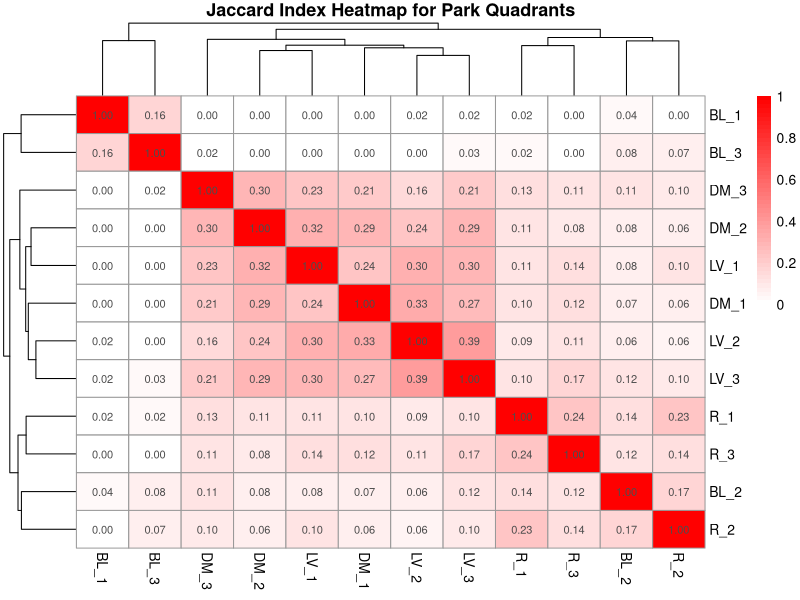
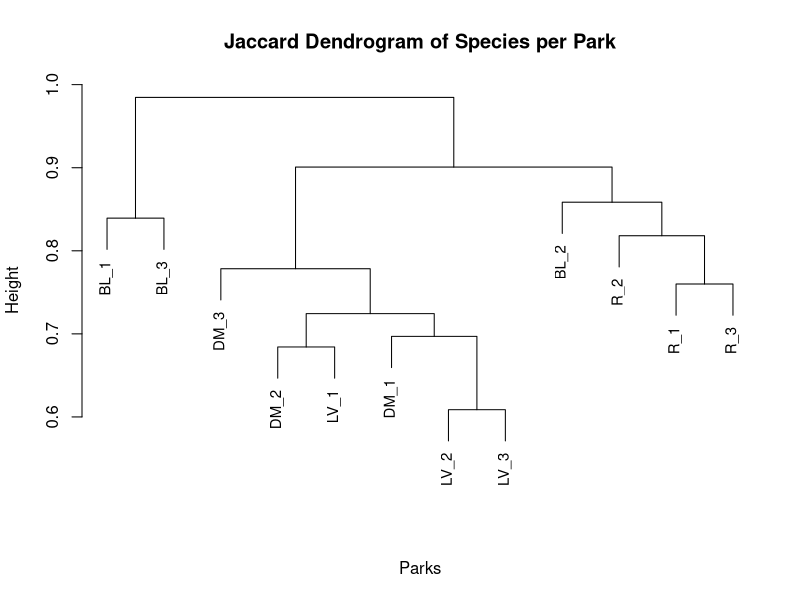
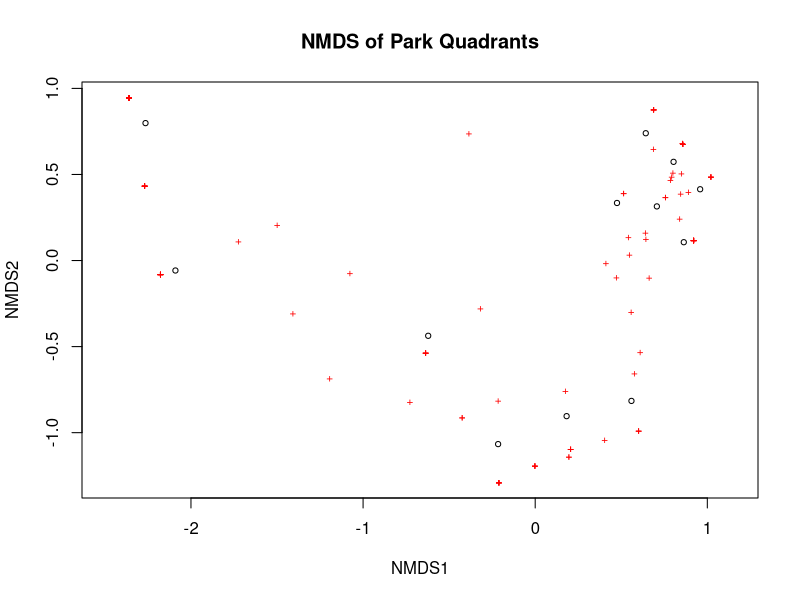
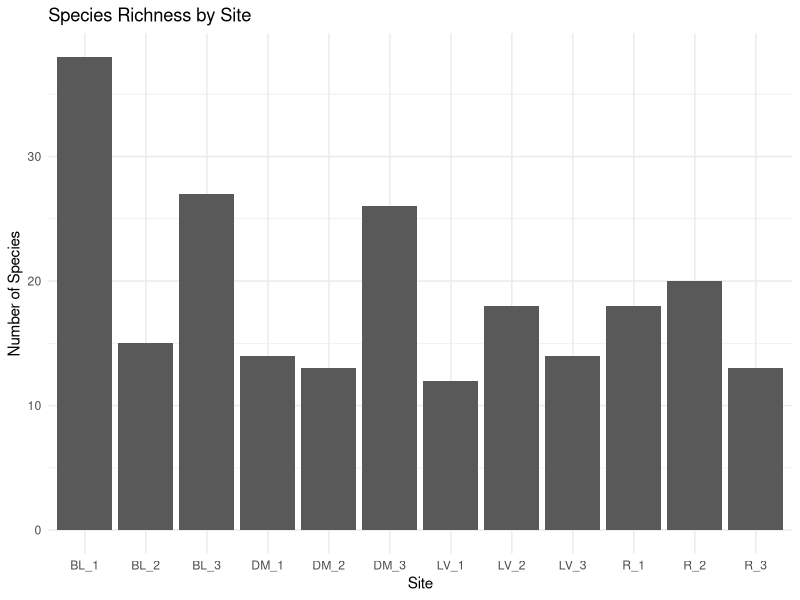
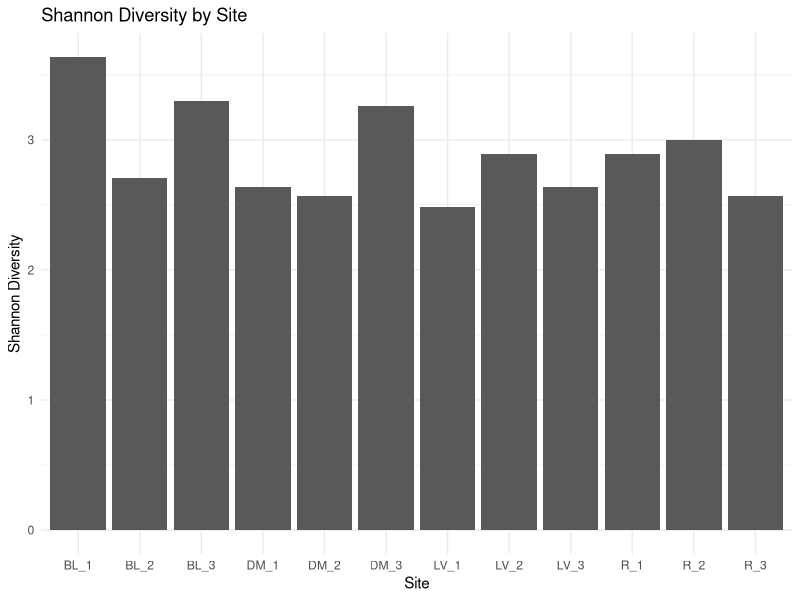
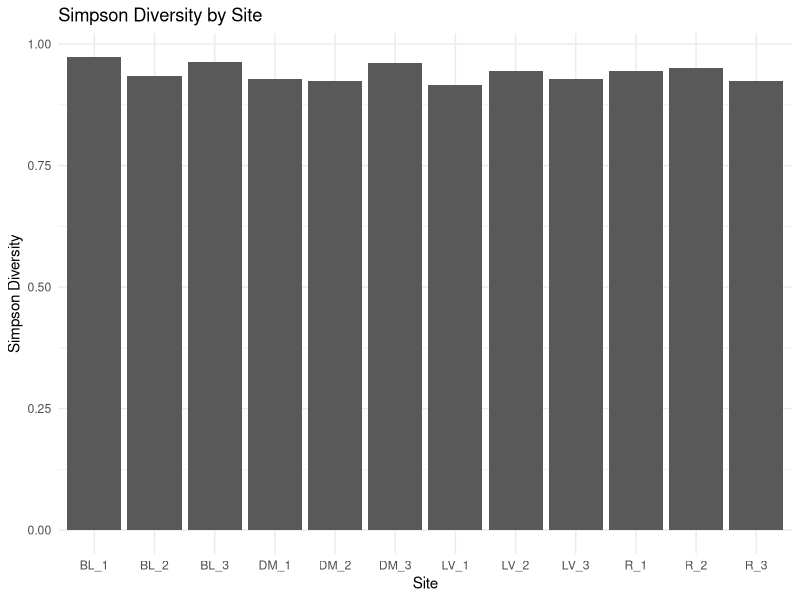
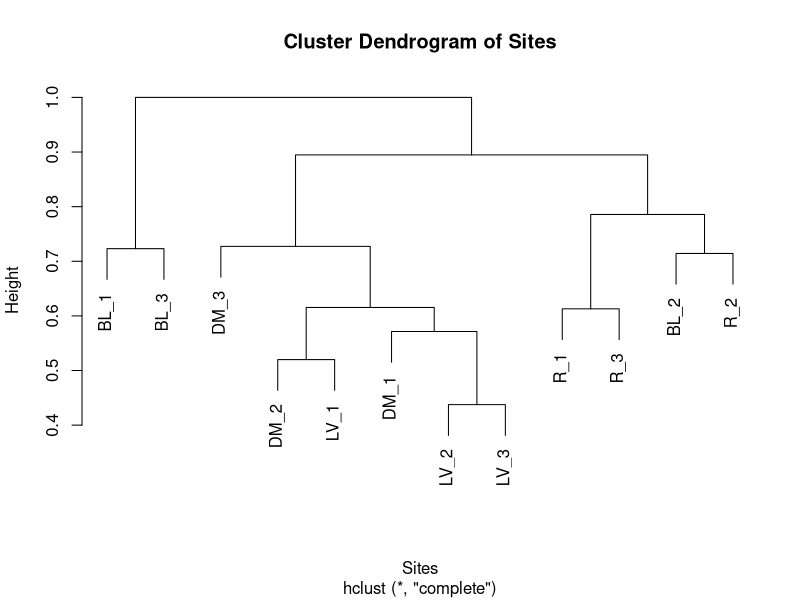
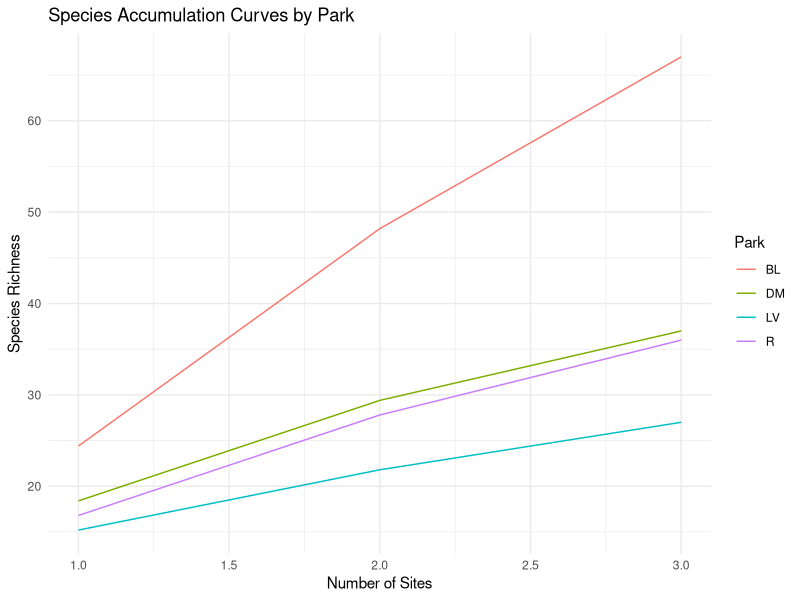

Generate these figures, in order, with R:
library(vegan)
library(pheatmap)
library(dplyr)
library(tidyr)
library(ggplot2)

data <- read.csv("data_flo.csv")

# merge park and quadrat
pa_data <- data %>%
  mutate(park_quadrat = paste(Au, Quadrat, sep = "_"))

# presence/absence table
presence_absence <- pa_data %>%
  select(park_quadrat, Espece) %>%
  distinct() %>%  # rm duplicates
  mutate(presence = 1) %>%
  pivot_wider(names_from = Espece, values_from = presence, values_fill = list(presence = 0))

# change the type of presence_absnce from tibble
presence_absence <- as.data.frame(presence_absence)
rownames(presence_absence) <- presence_absence$park_quadrat
presence_absence <- presence_absence[, -1]

head(presence_absence)

# (forgot why i did that, im clearly not using it)
data_ji <- read.csv("presence_absence.csv", row.names = 1)

# Compute Jaccard distance and convert to similarity matrix
jaccard_dist <- vegdist(presence_absence, method = "jaccard")
jaccard_sim <- 1 - as.matrix(jaccard_dist)
jaccard_clust <- hclust(jaccard_dist, method = "average")

pheatmap(jaccard_sim, 
         cluster_rows = TRUE, 
         cluster_cols = TRUE, 
         # labels_row = rownames(data_ji),
         # labels_col = colnames(data_ji),
         main = "Jaccard Index Heatmap for Park Quadrants",
         display_numbers = TRUE,  # optional
         color = colorRampPalette(c("white", "red"))(50))

plot(jaccard_clust,
     main = "Jaccard Dendrogram of Species per Park",
     xlab = "Parks",
     sub = "",
     cex = 0.9)

nmds <- metaMDS(presence_absence, distance = "jaccard")
plot(nmds, main = "NMDS of Park Quadrants")

## follow up with some more diversity data, shanon, richness, simpson and accumulation below too
## im using the vegan package for most of it

richness <- specnumber(presence_absence)
richness_df <- data.frame(Site = names(richness), Richness = richness)

ggplot(richness_df, aes(x = Site, y = Richness)) +
  geom_bar(stat = "identity") +
  theme_minimal() +
  labs(title = "Species Richness by Site", x = "Site", y = "Number of Species")

shannon <- diversity(presence_absence, index = "shannon")
shannon_df <- data.frame(Site = names(shannon), Shannon = shannon)

ggplot(shannon_df, aes(x = Site, y = Shannon)) +
  geom_bar(stat = "identity") +
  theme_minimal() +
  labs(title = "Shannon Diversity by Site", x = "Site", y = "Shannon Diversity")

simpson <- diversity(presence_absence, index = "simpson")
simpson_df <- data.frame(Site = names(simpson), Simpson = simpson)

ggplot(simpson_df, aes(x = Site, y = Simpson)) +
  geom_bar(stat = "identity") +
  theme_minimal() +
  labs(title = "Simpson Diversity by Site", x = "Site", y = "Simpson Diversity")

# if i decide to use bray curtis instead of jaccard, i have that 
bray_curtis <- vegdist(presence_absence, method = "bray")
hclust_result <- hclust(bray_curtis)

plot(hclust_result, main = "Cluster Dendrogram of Sites", xlab = "Sites")


## overcomplicated code just to have accumulation curves per park
park_names <- unique(sub("_.*", "", rownames(presence_absence)))
accum_curves <- list()

# a loop to get the data per park
for (park in park_names) {
  park_data <- presence_absence[grep(paste0("^", park), rownames(presence_absence)), ]
  accum_curves[[park]] <- specaccum(park_data, method = "random")
}
# prep for plot
plot_data <- data.frame()
for (park in names(accum_curves)) {
  curve_data <- data.frame(
    Sites = accum_curves[[park]]$sites,
    Richness = accum_curves[[park]]$richness,
    SD = accum_curves[[park]]$sd,
    Park = park
  )
  plot_data <- rbind(plot_data, curve_data)
}

# plot de toto
ggplot(plot_data, aes(x = Sites, y = Richness, color = Park)) +
  geom_line() +
  theme_minimal() +
  labs(title = "Species Accumulation Curves by Park",
       x = "Number of Sites",
       y = "Species Richness") +
  theme(legend.position = "right")

# im an idiot, the accumulation curve should be done with the abundance, that's the TODO for tomorrow, gotta sleep now